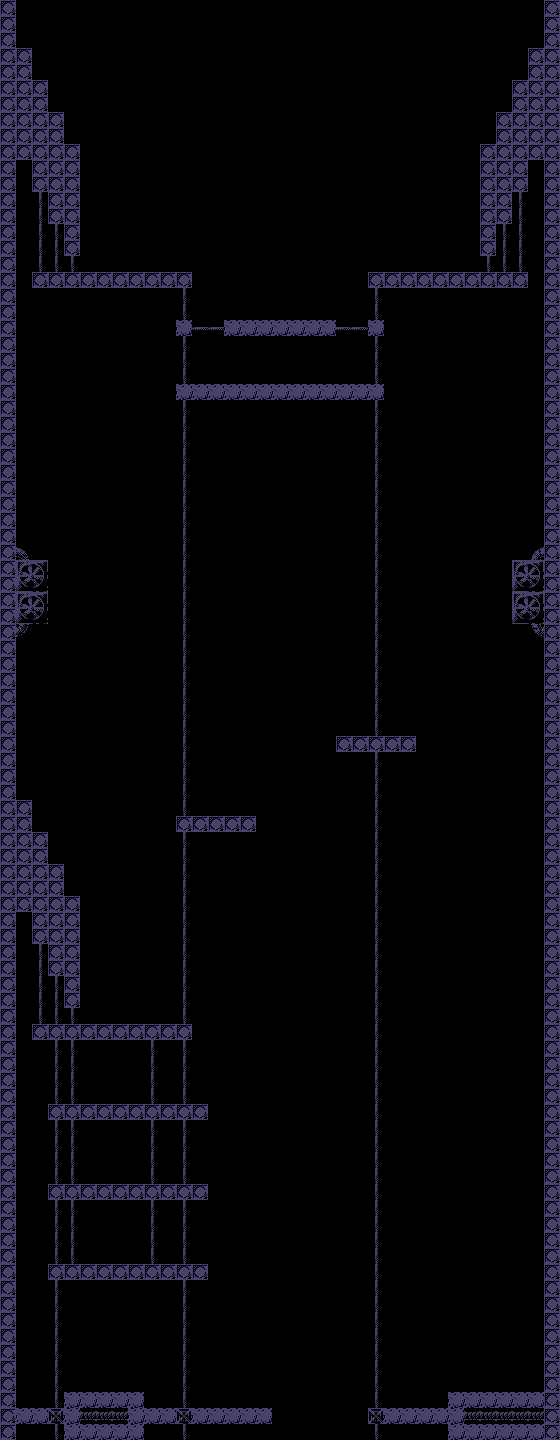

This game map was drawn from its Tiled (.tmx) file and the tilesets committed beside it. A one-line description and the trimmed map source follow:
An orthogonal 35x90 tile map with 16x16 px tiles, 1 tile layer (Kachelebene 1) and 36 objects (18, 19).

<map version="1.10" tiledversion="1.11.1" orientation="orthogonal" renderorder="right-down" width="35" height="90" tilewidth="16" tileheight="16" infinite="0" backgroundcolor="#000000" nextlayerid="5" nextobjectid="46">
 <tileset firstgid="1" source="Tileset.tsx" />
 <layer id="1" name="Kachelebene 1" width="35" height="90">
  <data>[3150 cells, 633 non-empty, 15 distinct tile ids]</data>
 </layer>
 <objectgroup id="2" name="Dynamic">
  <object id="17" name="18" x="160" y="464" width="240" height="16" />
  <object id="19" name="19" x="176" y="624" width="208" height="16" />
 </objectgroup>
 <objectgroup id="3" name="Platforms">
  <object id="1" x="528" y="48" width="16" height="112" />
  <object id="2" x="512" y="80" width="16" height="112" />
  <object id="3" x="496" y="112" width="16" height="112" />
  <object id="4" x="480" y="144" width="16" height="112" />
  <object id="5" x="368" y="272" width="160" height="16" />
  <object id="6" x="368" y="320" width="16" height="16" />
  <object id="7" x="224" y="320" width="112" height="16" />
  <object id="8" x="176" y="320" width="16" height="16" />
  <object id="9" x="32" y="272" width="160" height="16" />
  <object id="10" x="64" y="144" width="16" height="112" />
  <object id="11" x="48" y="112" width="16" height="112" />
  <object id="12" x="32" y="80" width="16" height="112" />
  <object id="13" x="16" y="48" width="16" height="112" />
  <object id="14" x="176" y="384" width="208" height="16" />
  <object id="22" x="336" y="736" width="80" height="16" />
  <object id="23" x="176" y="816" width="80" height="16" />
  <object id="24" x="64" y="896" width="16" height="112" />
  <object id="25" x="48" y="864" width="16" height="112" />
  <object id="26" x="32" y="832" width="16" height="112" />
  <object id="27" x="16" y="800" width="16" height="112" />
  <object id="28" x="32" y="1024" width="160" height="16" />
  <object id="29" x="48" y="1104" width="160" height="16" />
  <object id="30" x="48" y="1184" width="160" height="16" />
  <object id="33" x="16" y="1408" width="48" height="16" />
  <object id="34" x="64" y="1392" width="80" height="16" />
  <object id="35" x="144" y="1408" width="128" height="16" />
  <object id="36" x="64" y="1424" width="80" height="16" />
  <object id="37" x="368" y="1408" width="80" height="16" />
  <object id="38" x="448" y="1392" width="96" height="16" />
  <object id="40" x="48" y="1264" width="160" height="16" />
  <object id="42" x="448" y="1424" width="96" height="16" />
  <object id="44" x="16" y="560" width="32" height="64" />
  <object id="45" x="512" y="560" width="32" height="64" />
 </objectgroup>
 <objectgroup id="4" name="Checkpoints">
  <object id="18" x="429.667" y="238.333" width="16" height="32" />
 </objectgroup>
</map>
